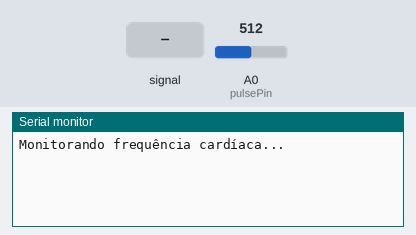
Bench run of a sketch on a simulated Arduino Uno, built with avr-gcc and run on an emulated ATmega328P. Shown: the last lines printed to the serial monitor. Inputs (shaded band) come from the test bench; at power-on: A0 (pulsePin) = 512.

Above: at 1.2 s.
1.3 s: A0 (pulsePin) fed a 200 Hz sine of ±81 counts around its level
At 2.4 s:
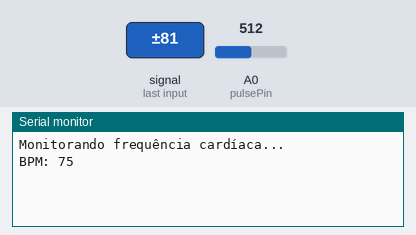
4.0 s: A0 (pulsePin) fed a 2 Hz sine of ±306 counts around its level
At 5.4 s:
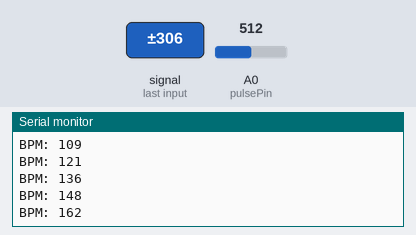
Timing chart, 0 to 7.0 s (numbered marks = the images above; inputs shaded):
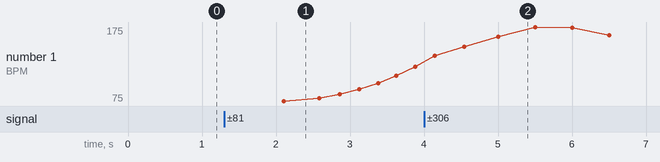

The sketch:

idk_code.ino
```cpp
int pulsePin = A0;                 // Pulse Sensor purple wire connected to analog pin A0
int blinkPin = 13;                 // Pin to blink LED at each beat

// Volatile Variables, used in the interrupt service routine!
volatile int BPM;                   // Holds raw BPM value
volatile int Signal;                // Holds the incoming raw data
volatile int IBI = 600;             // Time interval between beats (ms)
volatile boolean Pulse = false;     // True when a live heartbeat is detected
volatile boolean QS = false;        // Becomes true when Arduino finds a beat

volatile int rate[10];                      // Array to hold last ten IBI values
volatile unsigned long sampleCounter = 0;   // Used to determine pulse timing
volatile unsigned long lastBeatTime = 0;    // Used to find IBI
volatile int P = 512;                       // Peak in pulse wave, seeded
volatile int T = 512;                       // Trough in pulse wave, seeded
volatile int thresh = 525;                  // Threshold to detect a heartbeat, seeded
volatile int amp = 100;                     // Amplitude of the pulse waveform, seeded
volatile boolean firstBeat = true;          // Used to seed rate array
volatile boolean secondBeat = false;        // Used to seed rate array

void setup() {
  Serial.begin(115200);              // Initialize Serial communication
  Serial.println("Monitorando frequência cardíaca...");
  interruptSetup();                  // Set up the interrupt for the pulse sensor
}

void loop() {
  if (QS == true) {                  // A heartbeat was found
    Serial.print("BPM: ");
    Serial.println(BPM);             // Output the BPM to the Serial Monitor
    QS = false;                      // Reset the Quantified Self flag
  }
  delay(20);                         // Small delay
}

void interruptSetup() {
  // Initializes Timer2 to throw an interrupt every 2ms
  TCCR2A = 0x02;     // Disable PWM on digital pins 3 and 11, and go into CTC mode
  TCCR2B = 0x06;     // Don't force compare, 256 prescaler
  OCR2A = 0x7C;      // Set the top of the count to 124 for 500Hz sample rate
  TIMSK2 = 0x02;     // Enable interrupt on match between Timer2 and OCR2A
  sei();             // Enable global interrupts
}

ISR(TIMER2_COMPA_vect) {
  cli();                                      // Disable interrupts while we do this
  Signal = analogRead(pulsePin);              // Read the Pulse Sensor
  sampleCounter += 2;                         // Increment the sample counter by 2ms
  int N = sampleCounter - lastBeatTime;       // Time since the last beat

  // Find the peak and trough of the pulse wave
  if (Signal < thresh && N > (IBI / 5) * 3) { // Avoid dichrotic noise
    if (Signal < T) {
      T = Signal;                             // Track the lowest point in the pulse wave
    }
  }

  if (Signal > thresh && Signal > P) {        // Threshold condition helps avoid noise
    P = Signal;                               // Track the highest point in the pulse wave
  }

  // Detect a heartbeat
  if (N > 250) {                              // Avoid high frequency noise
    if ((Signal > thresh) && (Pulse == false) && (N > (IBI / 5) * 3)) {
      Pulse = true;                           // Set the Pulse flag
      IBI = sampleCounter - lastBeatTime;     // Measure time between beats in ms
      lastBeatTime = sampleCounter;           // Update the last beat time

      if (secondBeat) {                       // If this is the second beat
        secondBeat = false;                   // Clear the secondBeat flag
        for (int i = 0; i <= 9; i++) {        // Seed the rate array
          rate[i] = IBI;
        }
      }

      if (firstBeat) {                        // If it's the first beat
        firstBeat = false;                    // Clear the firstBeat flag
        secondBeat = true;                    // Set the secondBeat flag
        sei();                                // Enable interrupts
        return;                               // Discard the first IBI value
      }

      // Keep a running total of the last 10 IBI values
      word runningTotal = 0;
      for (int i = 0; i <= 8; i++) {
        rate[i] = rate[i + 1];                // Shift data in the rate array
        runningTotal += rate[i];              // Add up the 9 oldest IBI values
      }

      rate[9] = IBI;                          // Add the latest IBI to the rate array
      runningTotal += rate[9];                // Add the latest IBI to the running total
      runningTotal /= 10;                     // Average the last 10 IBI values
      BPM = 60000 / runningTotal;             // Calculate BPM
      QS = true;                              // Set Quantified Self flag
    }
  }

  if (Signal < thresh && Pulse == true) {     // When the values are going down
    Pulse = false;                            // Reset the Pulse flag
    amp = P - T;                              // Get the amplitude of the pulse wave
    thresh = amp / 2 + T;                     // Set the threshold to 50% of amplitude
    P = thresh;                               // Reset peak
    T = thresh;                               // Reset trough
  }

  if (N > 2500) {                             // If 2.5 seconds go by without a beat
    thresh = 512;                             // Reset threshold
    P = 512;                                  // Reset peak
    T = 512;                                  // Reset trough
    lastBeatTime = sampleCounter;             // Update last beat time
    firstBeat = true;                         // Set these to avoid noise
    secondBeat = false;                       // When the heartbeat returns
  }

  sei();                                      // Enable interrupts
}
```

Measured:
- after the input at 1.3 s, the serial monitor: prints a new line after 0.80 s (image 1)
- after the input at 4.0 s, the serial monitor: prints a new line after 0.54 s (image 2)
- plotted number 1: 121 → 120 after the input at 4.0 s
